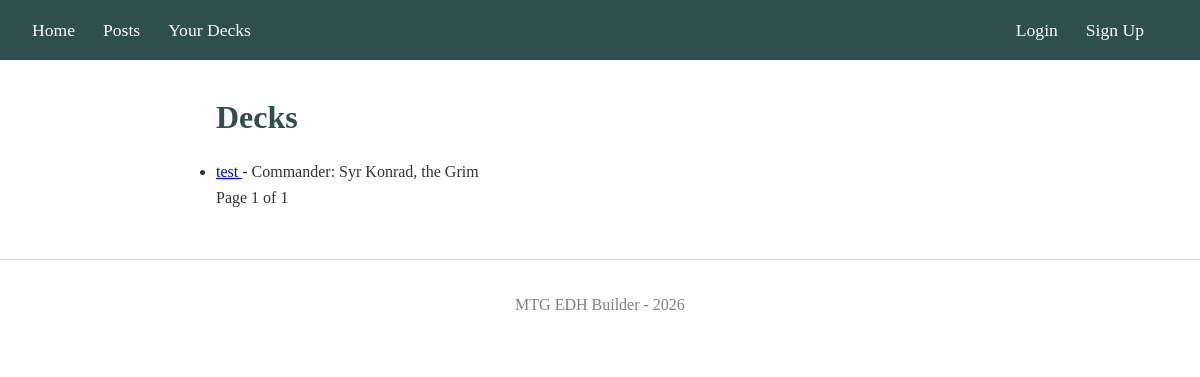
The page /decks/ on the database as committed earlier.
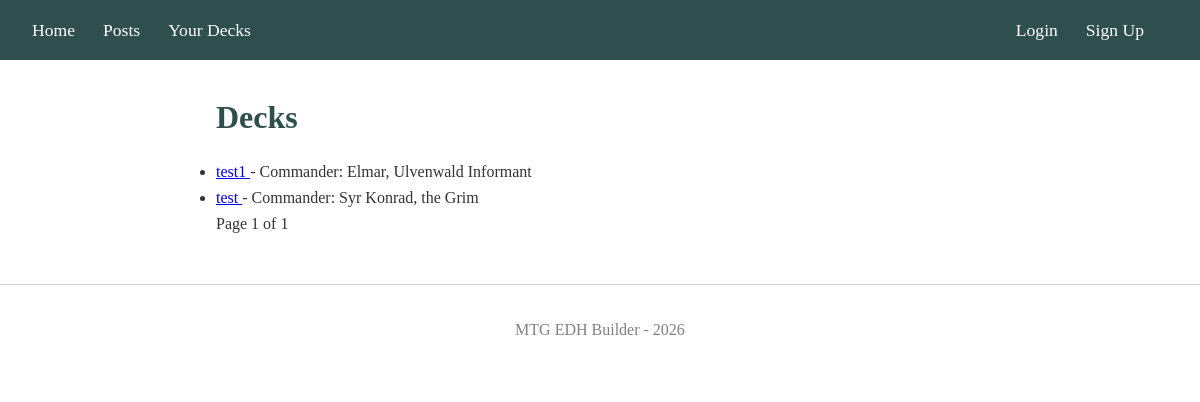
The same page on the database as committed later.
### blog/models.py (models this page shows, shortened)
class Deck(models.Model):
    name = models.CharField(max_length=200)
    description = models.TextField(blank=True)
    created_at = models.DateTimeField(auto_now_add=True)
    updated_at = models.DateTimeField(auto_now=True)
    author = models.ForeignKey(User, on_delete=models.CASCADE)
    is_public = models.BooleanField(default=True)
    commander = models.ForeignKey(
        Card, on_delete=models.PROTECT,
        related_name='commander', help_text="First commander")
    partner_commander = models.ForeignKey(
        Card,
        on_delete=models.SET_NULL,
        null=True, blank=True,
        related_name='commander_partner',
        help_text="Second commander if both have partner"
    )
    card_count = models.PositiveSmallIntegerField(default=0)
    avg_cmc = models.DecimalField(max_digits=4, decimal_places=2, default=0)
    class Meta:
        ordering = ['-updated_at']
        verbose_name = 'Deck'
        verbose_name_plural = 'Decks'
        constraints = [
            models.UniqueConstraint(
                fields=['author', 'name'],
                name = 'unique_deck_name_per_user'
            )
        ]

class Card(models.Model):
    scryfall_id = models.UUIDField(unique=True)
    oracle_id = models.UUIDField()
    name = models.CharField(max_length=200) # name of the card
    type_line = models.CharField(max_length=200, default='')
    set_code = models.CharField(max_length=10)
    collector_number = models.CharField(max_length=20)
    cmc = models.IntegerField(default=0) # Converted mana cost of the card, used for calculate the average cmc of a deck
    color_identity = models.CharField(max_length=10, default='') # Sorted letters from {W,U,B,R,G}; empty = colorless
    image_url = models.URLField() # default image size
    image_large_url = models.URLField(default='') # larger image for hover
    def __str__(self):
        return self.name

### blog/views.py (the view)
# urls.py: path("decks/", views.DeckListView.as_view(), name="decks"),
class DeckListView(DeckAccessMixin, ListView):
    model = Deck
    template_name = "blog/deck_list.html"
    context_object_name = "decks"
    paginate_by = 5

### blog/views.py (called while the page is built)
    def get_queryset(self):
        user = self.request.user
        if user.is_authenticated:
            return Deck.objects.filter(Q(author=user) | Q(is_public=True))
        return Deck.objects.filter(is_public=True)

### templates/blog/deck_list.html (shortened to what this page needs)
{% extends "base.html" %}
{% block content %}
<h1>Decks</h1>
<ul>
{% for deck in decks %}
    <li>
        <a href="{% url 'blog:deck_detail' deck.id %}">
            {{ deck.name }}
        </a>
        - Commander: {{ deck.commander }}
    </li>
{% endfor %}
</ul>
<div>
<span>
    Page {{ page_obj.number }} of {{ page_obj.paginator.num_pages }}
</span>
</div>
{% endblock %}

Rows that differ between the two databases and show on the page:
added Deck: name "test1", commander "Elmar, Ulvenwald Informant"
